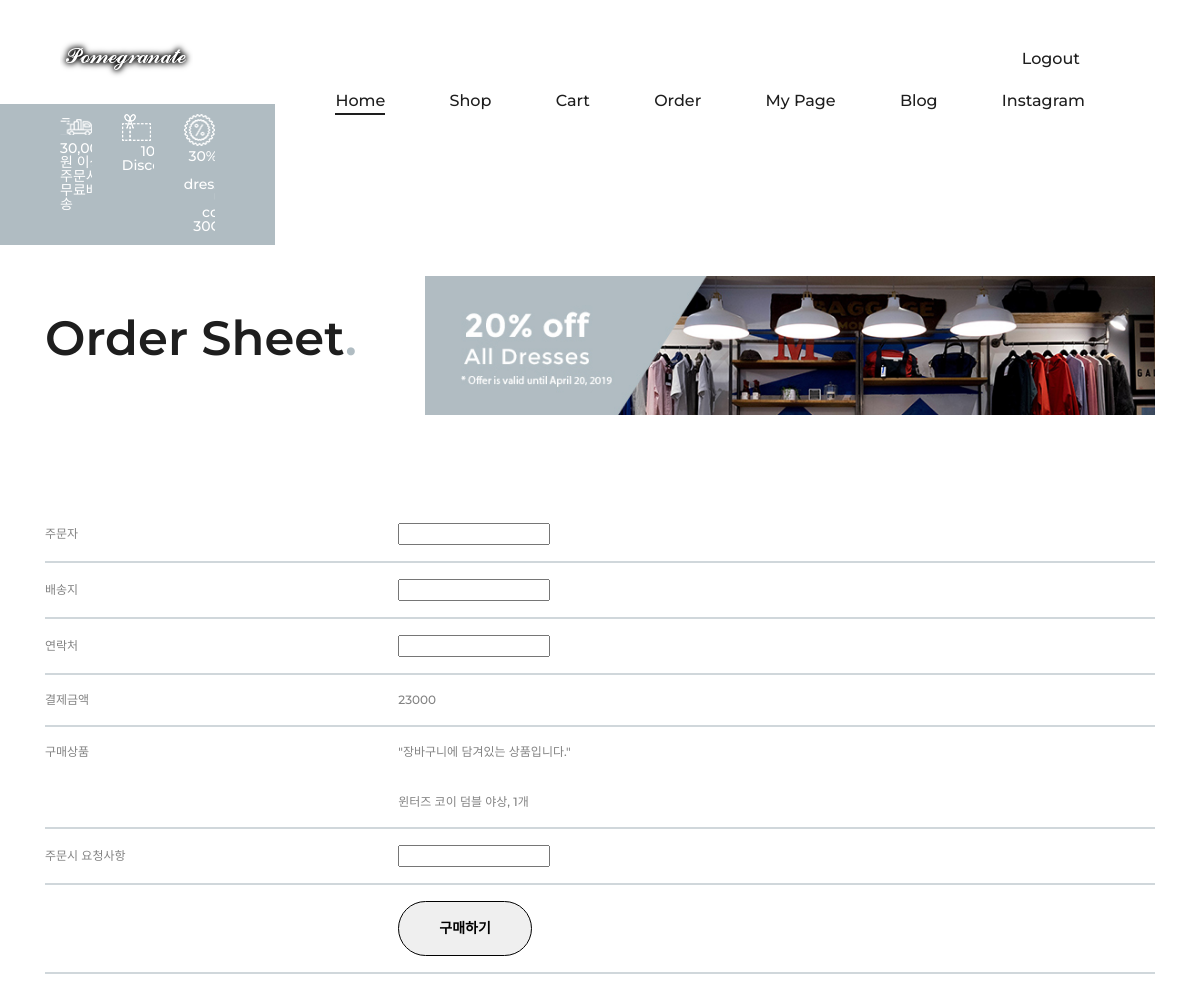
The page /profile/1/order_list/ (upper part) on the database as committed earlier.
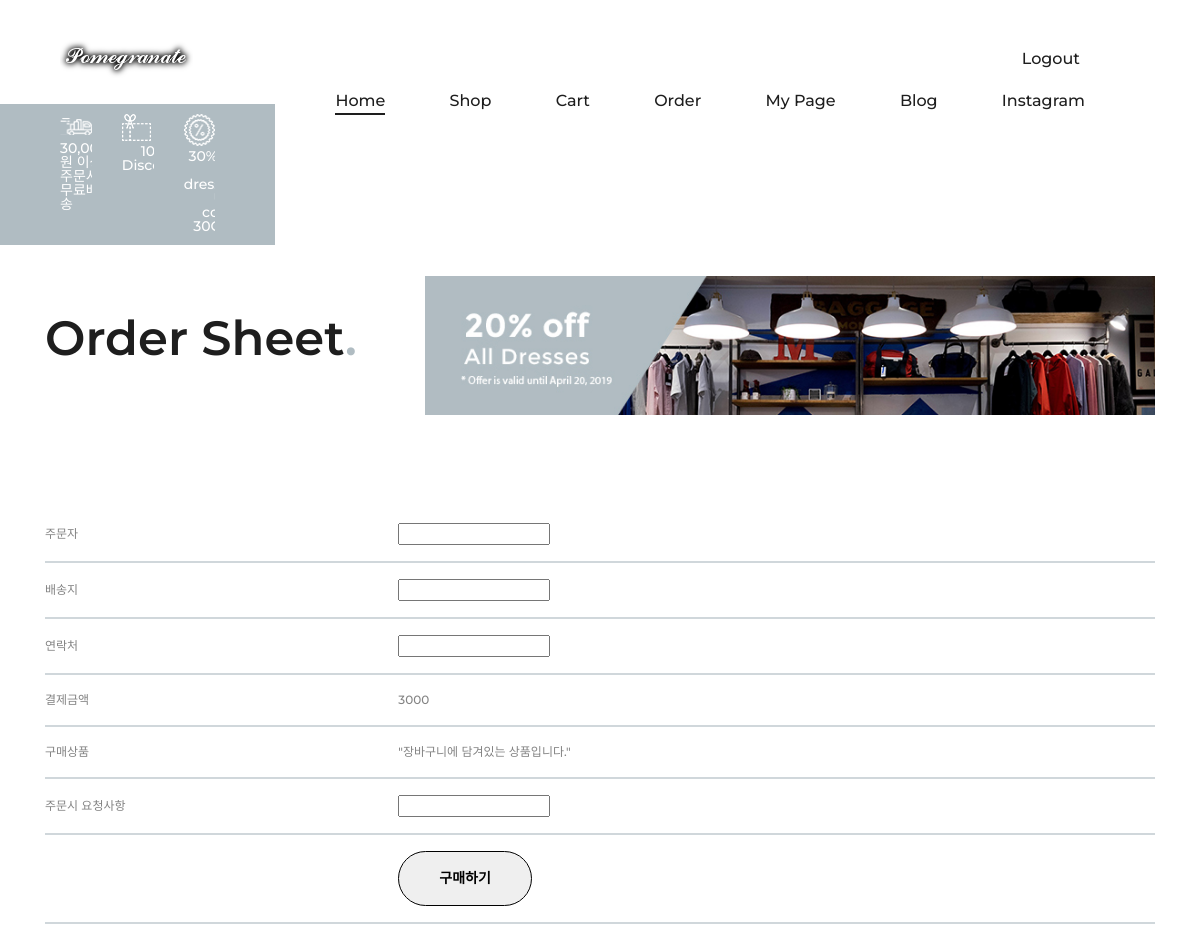
The same page on the database as committed later.
### shopping/models.py (models this page shows, shortened)
class Cart(models.Model):
    user = models.ForeignKey(User, on_delete=models.CASCADE, related_name='user')
    products = models.ForeignKey(Product, on_delete=models.CASCADE, related_name='wish_product', blank=True)
    quantity = models.IntegerField(default=1)

class Product(models.Model):
    name = models.CharField(max_length=255)
    category = models.ForeignKey(Category, on_delete=models.CASCADE, related_name='product_category')
    image = models.ImageField(upload_to='photos')
    price = models.IntegerField()
    price_text = models.TextField(default="")
    fabric = models.TextField(default="")
    size = models.TextField(default="")
    color = models.TextField(default="")
    quantity = models.IntegerField(default=99)
    description = models.TextField()
    pub_date = models.DateTimeField(auto_now_add = True)
    hit = models.IntegerField(default=0)
    class Meta:
        ordering = ('-pub_date',)

### shopping/views.py (the view, shortened to what this page needs)
# urls.py: path('profile/<int:pk>/order_list/', order_list, name='order_list'),
def order_list(request, pk):
    categories = Category.objects.all()
    user = User.objects.get(pk=pk)
    cart = Cart.objects.filter(user=user)
    total_price = 3000
    for product in cart:
        for i in range(0,product.quantity):
            total_price += product.products.price
    cart_product = ""
    for product in cart:
        cart_product += "상품명 : " + product.products.name + "/ 갯수 : " +  str(product.quantity) + "\n"
    context = {'user': user,  'categories': categories, 'total_price':total_price, 'cart':cart,}
    return render(request, 'shop/order_list.html', context)

### shopping/templates/shop/order_list.html (shortened to what this page needs)
{% extends "shop/../account/base.html" %}
{% load static %}
{% block content %}
<section class="page-add">
    <div class="container">
        <div class="row">
            <div class="col-lg-4">
                <div class="page-breadcrumb">
                    <h2>Order Sheet<span>.</span></h2>
                </div>
            </div>
            <div class="col-lg-8">
                <img src="{% static 'shop/images/add.jpg' %}" alt="">
            </div>
        </div>
    </div>
</section>
<form action="" method="post">
    <div class="cart-page">
        <div class="container">
            <div class="cart-table">
                <table>
                    <thead>
                        <tr>
                            <th class="product-h">주문자</th>
                            <th class="product-h"><input name="name"></th>
                        </tr>
                    </thead>
                    <thead>
                        <tr>
                            <th class="product-h">배송지</th>
                            <th class="product-h"><input name="home"></th>
                        </tr>
                    </thead>
                    <thead>
                        <tr>
                            <th class="product-h">연락처</th>
                            <th class="product-h"><input name="phone"></th>
                        </tr>
                    </thead>
                    <thead>
                        <tr>
                            <th class="product-h">결제금액</th>
                            <th class="product-h" name="amount">{{ total_price }}</th>
                        </tr>
                    </thead>
                    <thead>
                        <tr>
                            <th class="product-h">구매상품</th>
                            <th class="product-h">"장바구니에 담겨있는 상품입니다."</th>
                        </tr>
                        {% for product in cart %}
                        <tr>
                            <th class="product-h"></th>
                            <th class="product-h" name="products">{{ product.products.name }}, {{ product.quantity }}개
                            </th>
                        </tr>
                        {% endfor %}
                    </thead>
                    <thead>
                        <tr>
                            <th class="product-h">주문시 요청사항</th>
                            <th class="product-h" name="amount"><input name="order_requset"></th>
                        </tr>
                    </thead>
                    <thead>
                        <tr>
                            <th class="product-h"></th>
                            <th class="product-h">
                                <button class="primary-btn3" value="구매하기" onclick="alert('성공적으로 주문되었습니다.');" style="cursor:pointer">
                                구매하기
                                </button>
                            </th>
                        </tr>
                    </thead>
                </table>
            </div>
        </div>
    </div>
</form>
{% endblock content %}

Rows that differ between the two databases and show on the page:
removed Cart: products.name "윈터즈 코이 덤블 야상", quantity "1"
Other text that changed with them:
{{ total_price }}: "23000" → "3000"
